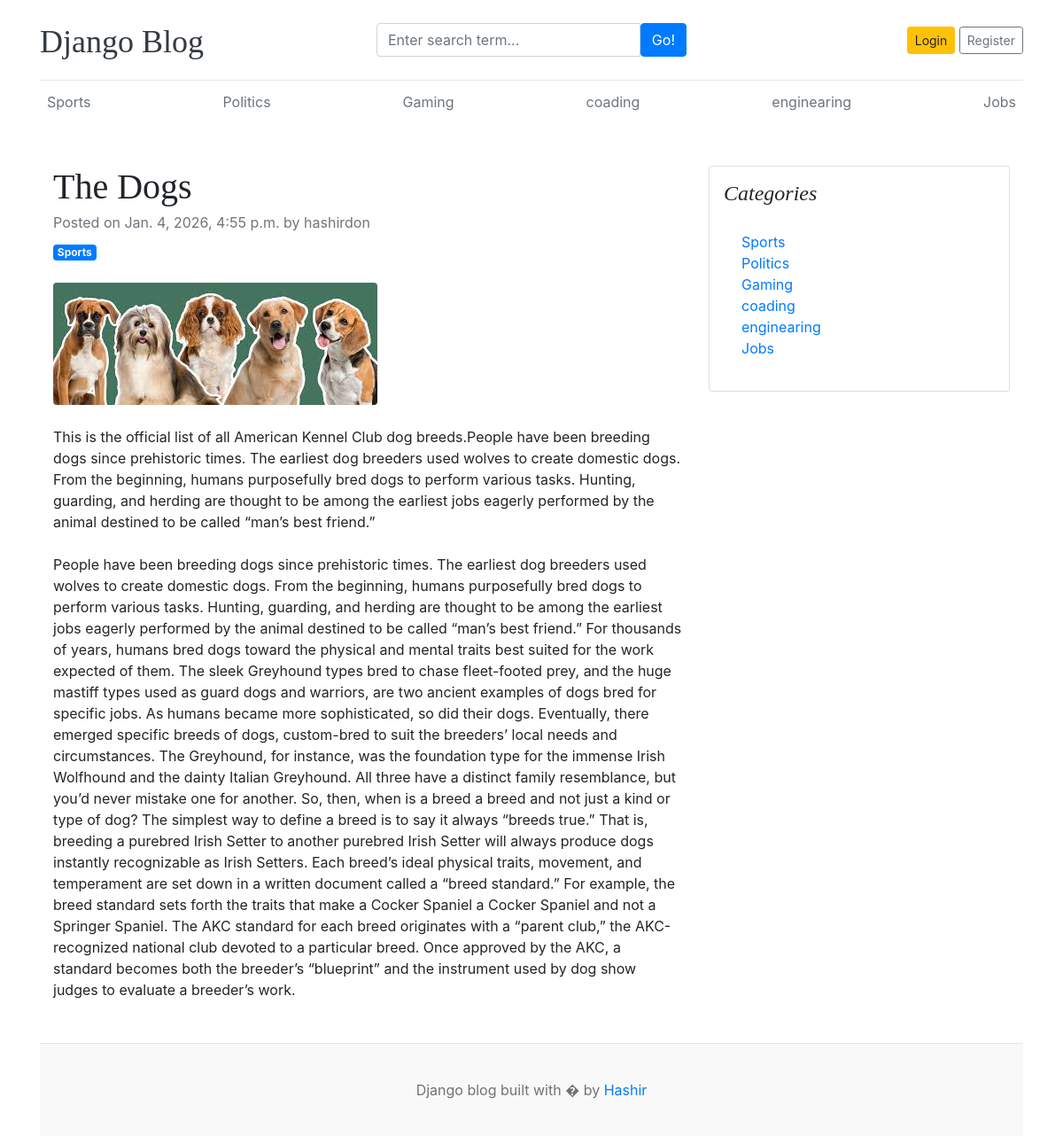
The app's page /blogs/the-dogs/, older data.
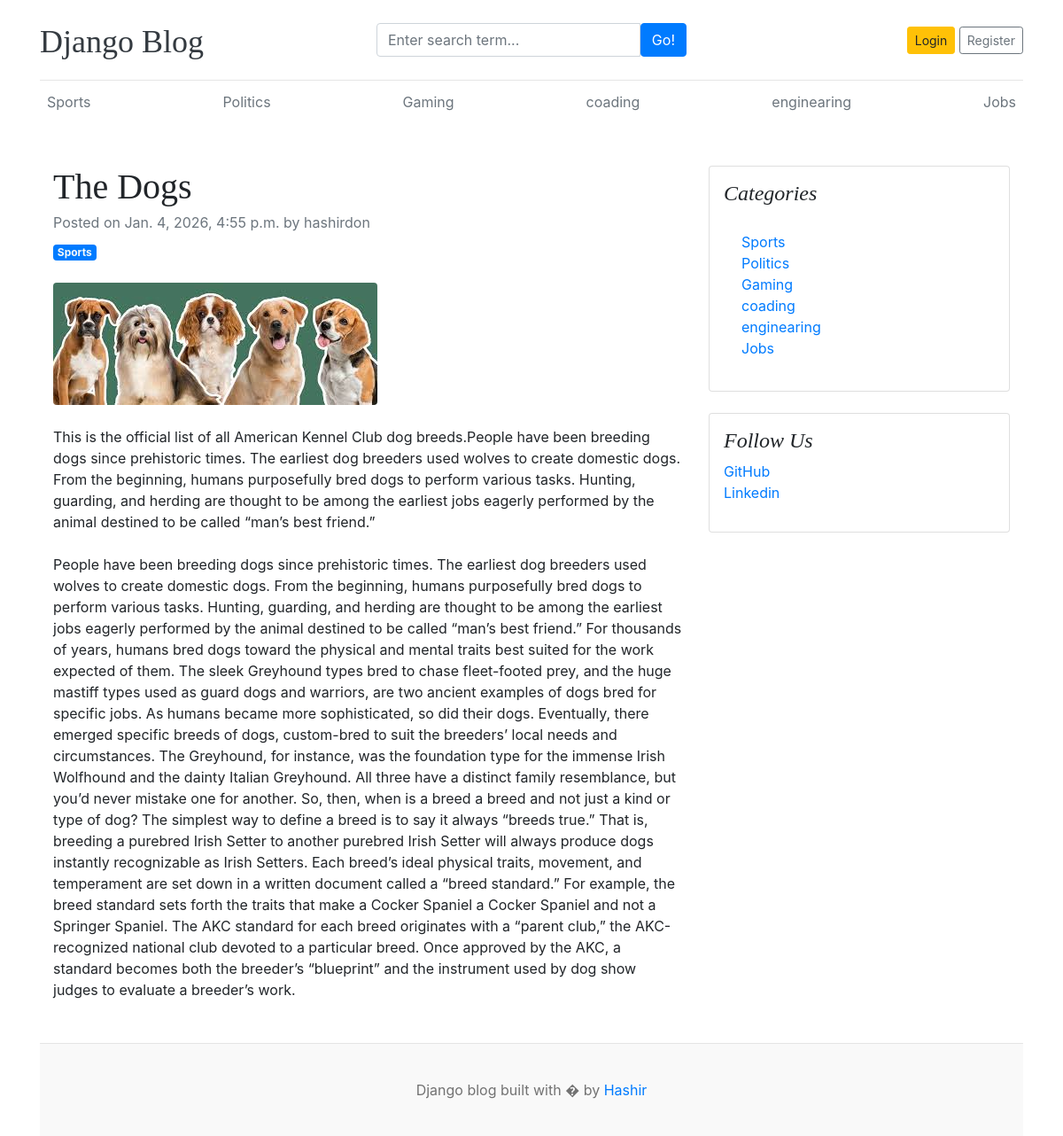
The same page, newer data.
### blogs/models.py (models this page shows)
class Category(models.Model):
    category_name=models.CharField(max_length=50,unique=True)
    created_at=models.DateTimeField(auto_now_add=True)
    updated_at=models.DateTimeField(auto_now_add=True)
    class Meta:
        verbose_name_plural='Categories'
    def __str__(self):
        return self.category_name

### assignments/models.py (models this page shows, shortened)
class SocialSites(models.Model):
    platform=models.CharField(max_length=25)
    link=models.URLField(max_length=1000)
    created_at=models.DateTimeField(auto_now_add=True)
    updated_at=models.DateTimeField(auto_now_add=True)

### blogs/views.py (the view)
# urls.py: path('blogs/<slug:slug>/',BlogsViews.blogs,name='blogs'),
def blogs(request,slug):
    single_post=get_object_or_404(Blog,slug=slug,status='Published')
    context = {
        'single_post':single_post
    }
    return render(request,'blogs.html',context)

### blogs/context_processors.py (called while the page is built)
def get_categories(request):
    categories=Category.objects.all()
    return dict(categories=categories)

def get_Social_Links(request):
    Social=SocialSites.objects.all()
    return dict(Social=Social)

### templates/blogs.html
{% extends "base.html" %}
{% block content %}
<div class="container mt-5">
    <div class="row">
        <div class="col-lg-8">
            <article>
                <header class="mb-4">
                    <h1 class="fw-bolder mb-1">{{single_post.title}}</h1>
                    <div class="text-muted fst-italic mb-2">Posted on {{single_post.created_at}} by {{single_post.author}}</div>
                    <a class="badge bg-primary text-decoration-none text-light" href="#!">{{single_post.category}}</a>
                </header>
                <figure class="mb-4"><img class="img-fluid rounded" src="{{single_post.featured_image.url}}" alt="Loading" /></figure>
                <section class="mb-5">
                    <p class="fs-5 mb-4">{{single_post.short_description}}</p>
                    <p class="fs-5 mb-4">{{single_post.blog_body}}</p>
                    </section>
            </article>
        </div>
        <div class="col-lg-4">
            <div class="card mb-4 p-3">
                <h4 class="font-italic">Categories</h4>
                <div class="card-body">
                    <div class="row">
                        <div class="col-sm-6">
                            <ul class="list-unstyled mb-0">
                                {% for cat in categories %}
                                <li><a href="{% url 'posts_by_category' cat.id %}">{{cat.category_name}}</a></li>
                                {% endfor %}
                            </ul>
                        </div>
                    </div>
                </div>
            </div>
             {% if Social %}
            <div class="card mb-4 p-3">
                <h4 class="font-italic">Follow Us</h4>
                <ol class="list-unstyled">
                    {% for i in Social %}
                     <li><a href="{{i.link}}" target="_blank">{{i.platform}}</a></li>
                    {% endfor %}
                </ol>
            </div>
            {% endif %}
        </div>
    </div>
</div>
{% endblock  %}

### templates/base.html (shortened to what this page needs)
{% load static %}
<!DOCTYPE html>
<html lang="en">
<head>
    <link href="https://getbootstrap.com/docs/4.0/dist/css/bootstrap.min.css" rel="stylesheet">
    <link rel="stylesheet" href="{% static 'css/blog.css' %}">
  </head>
<body>
    <div class="container">
      <header class="blog-header py-3">
        <div class="row flex-nowrap justify-content-between align-items-center">
          <div class="col-4 pt-1">
            <a class="blog-header-logo text-dark" href="/">Django Blog</a>
          </div>
          <div class="col-4">
            <form action="{% url 'search' %}" method="GET">
              <div class="input-group">
              <input class="form-control" type="text" name='keyword' placeholder="Enter search term..." aria-label="Enter search term..." aria-describedby="button-search" />
              <button type="submit"class="btn btn-primary" id="button-search" type="button">Go!</button>
              </div>
            </form>
          </div>
          <div class="col-4 d-flex justify-content-end align-items-center">
            {% if not user.is_authenticated %}
            <a class="btn btn-sm btn-warning" href="{% url 'login' %}">Login</a> &nbsp;
            <a class="btn btn-sm btn-outline-secondary" href="{% url 'register' %}">Register</a>
            {% else %}
            <span>You are logged in as {{user}}</span>
            <span><a href="{% url 'logout' %}">Log Out</a></span>
            {% endif %}
          </div>
        </div>
      </header>
      <div class="nav-scroller py-1 mb-2">
        <nav class="nav d-flex justify-content-between">
          {%for cat in categories %}
          <a class="p-2 text-muted" href="{% url 'posts_by_category' cat.id %}">{{cat.category_name}}</a>
          {% endfor %}
        </nav>
      </div>
{% block content%}
 {% endblock %}
  <footer class="blog-footer">
  <p>Django blog built with � by <a href="#">Hashir</a></p>
</footer>
</body>
</html>

Row changes from the older to the newer data that the page shows:
added SocialSites: platform "GitHub"
added SocialSites: platform "Linkedin"
Text that changed along with them:
text now shown: "Follow Us"
